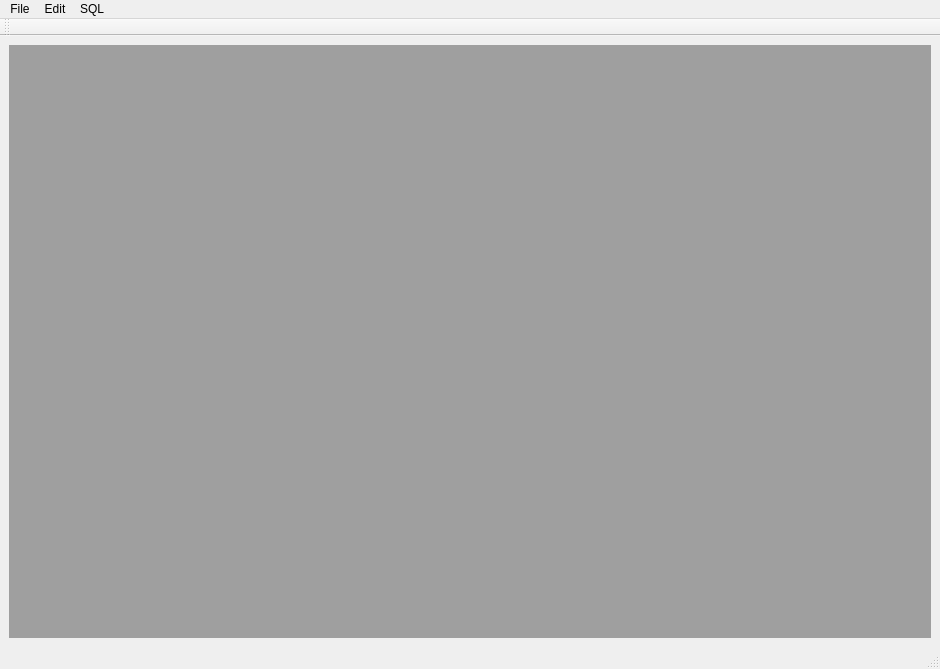
<?xml version="1.0" encoding="UTF-8"?>
<ui version="4.0">
 <class>MainWindow</class>
 <widget class="QMainWindow" name="MainWindow">
  <property name="geometry">
   <rect>
    <x>0</x>
    <y>0</y>
    <width>940</width>
    <height>669</height>
   </rect>
  </property>
  <property name="windowTitle">
   <string>MainWindow</string>
  </property>
  <widget class="QWidget" name="centralwidget">
   <layout class="QGridLayout" name="gridLayout">
    <item row="0" column="0">
     <widget class="QMdiArea" name="mdiArea"/>
    </item>
   </layout>
  </widget>
  <widget class="QMenuBar" name="menubar">
   <property name="geometry">
    <rect>
     <x>0</x>
     <y>0</y>
     <width>940</width>
     <height>20</height>
    </rect>
   </property>
   <widget class="QMenu" name="menuFile">
    <property name="title">
     <string>File</string>
    </property>
    <addaction name="actionOpen"/>
    <addaction name="separator"/>
    <addaction name="actionExit"/>
   </widget>
   <widget class="QMenu" name="menuEdit">
    <property name="title">
     <string>Edit</string>
    </property>
    <addaction name="actionCopy"/>
    <addaction name="actionPaste"/>
    <addaction name="actiondunno"/>
   </widget>
   <widget class="QMenu" name="menuSQL">
    <property name="title">
     <string>SQL</string>
    </property>
    <widget class="QMenu" name="menuGanze_Tabelle_anzeigen">
     <property name="title">
      <string>Ganze Tabelle anzeigen...</string>
     </property>
     <addaction name="actionTAb1"/>
     <addaction name="actionTab2"/>
    </widget>
    <addaction name="menuGanze_Tabelle_anzeigen"/>
   </widget>
   <addaction name="menuFile"/>
   <addaction name="menuEdit"/>
   <addaction name="menuSQL"/>
  </widget>
  <widget class="QStatusBar" name="statusbar"/>
  <widget class="QToolBar" name="toolBar">
   <property name="windowTitle">
    <string>toolBar</string>
   </property>
   <attribute name="toolBarArea">
    <enum>TopToolBarArea</enum>
   </attribute>
   <attribute name="toolBarBreak">
    <bool>false</bool>
   </attribute>
  </widget>
  <action name="actionOpen">
   <property name="text">
    <string>Open...</string>
   </property>
  </action>
  <action name="actionExit">
   <property name="text">
    <string>Exit</string>
   </property>
  </action>
  <action name="actionCopy">
   <property name="text">
    <string>Copy</string>
   </property>
  </action>
  <action name="actionPaste">
   <property name="text">
    <string>Paste</string>
   </property>
  </action>
  <action name="actiondunno">
   <property name="text">
    <string>dunno</string>
   </property>
  </action>
  <action name="actionTAb1">
   <property name="text">
    <string>TAb1</string>
   </property>
  </action>
  <action name="actionTab2">
   <property name="text">
    <string>Tab2</string>
   </property>
  </action>
 </widget>
 <resources/>
 <connections/>
</ui>
